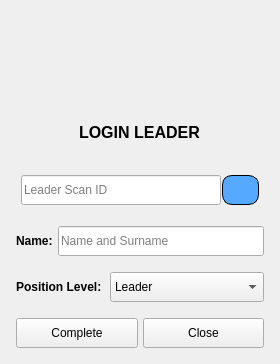
<?xml version="1.0" encoding="UTF-8"?>
<ui version="4.0">
 <class>Scanleader</class>
 <widget class="QDialog" name="Scanleader">
  <property name="geometry">
   <rect>
    <x>0</x>
    <y>0</y>
    <width>280</width>
    <height>364</height>
   </rect>
  </property>
  <property name="sizePolicy">
   <sizepolicy hsizetype="Preferred" vsizetype="Preferred">
    <horstretch>0</horstretch>
    <verstretch>0</verstretch>
   </sizepolicy>
  </property>
  <property name="minimumSize">
   <size>
    <width>280</width>
    <height>364</height>
   </size>
  </property>
  <property name="maximumSize">
   <size>
    <width>280</width>
    <height>364</height>
   </size>
  </property>
  <property name="windowTitle">
   <string>Dialog</string>
  </property>
  <layout class="QVBoxLayout" name="verticalLayout_3">
   <item>
    <widget class="QWidget" name="widget_6" native="true">
     <layout class="QVBoxLayout" name="verticalLayout">
      <property name="leftMargin">
       <number>0</number>
      </property>
      <property name="topMargin">
       <number>0</number>
      </property>
      <property name="rightMargin">
       <number>0</number>
      </property>
      <property name="bottomMargin">
       <number>0</number>
      </property>
      <item>
       <widget class="QWidget" name="widget" native="true">
        <property name="sizePolicy">
         <sizepolicy hsizetype="Expanding" vsizetype="Expanding">
          <horstretch>0</horstretch>
          <verstretch>0</verstretch>
         </sizepolicy>
        </property>
        <property name="minimumSize">
         <size>
          <width>0</width>
          <height>0</height>
         </size>
        </property>
        <layout class="QVBoxLayout" name="verticalLayout_2">
         <property name="spacing">
          <number>5</number>
         </property>
         <property name="leftMargin">
          <number>5</number>
         </property>
         <property name="topMargin">
          <number>5</number>
         </property>
         <property name="rightMargin">
          <number>5</number>
         </property>
         <property name="bottomMargin">
          <number>5</number>
         </property>
         <item alignment="Qt::AlignHCenter|Qt::AlignTop">
          <widget class="QLabel" name="icon">
           <property name="sizePolicy">
            <sizepolicy hsizetype="Fixed" vsizetype="Fixed">
             <horstretch>0</horstretch>
             <verstretch>0</verstretch>
            </sizepolicy>
           </property>
           <property name="minimumSize">
            <size>
             <width>80</width>
             <height>80</height>
            </size>
           </property>
           <property name="maximumSize">
            <size>
             <width>80</width>
             <height>80</height>
            </size>
           </property>
           <property name="text">
            <string/>
           </property>
           <property name="pixmap">
            <pixmap resource="../Qss/icons/_icons.qrc">:/feather/icons/feather/user-check.png</pixmap>
           </property>
           <property name="scaledContents">
            <bool>true</bool>
           </property>
          </widget>
         </item>
         <item>
          <spacer name="verticalSpacer">
           <property name="orientation">
            <enum>Qt::Vertical</enum>
           </property>
           <property name="sizeHint" stdset="0">
            <size>
             <width>20</width>
             <height>30</height>
            </size>
           </property>
          </spacer>
         </item>
         <item alignment="Qt::AlignHCenter">
          <widget class="QLabel" name="labelname">
           <property name="sizePolicy">
            <sizepolicy hsizetype="Fixed" vsizetype="Fixed">
             <horstretch>0</horstretch>
             <verstretch>0</verstretch>
            </sizepolicy>
           </property>
           <property name="font">
            <font>
             <pointsize>12</pointsize>
             <bold>true</bold>
            </font>
           </property>
           <property name="text">
            <string>LOGIN LEADER</string>
           </property>
          </widget>
         </item>
         <item>
          <spacer name="verticalSpacer_2">
           <property name="orientation">
            <enum>Qt::Vertical</enum>
           </property>
           <property name="sizeType">
            <enum>QSizePolicy::Preferred</enum>
           </property>
           <property name="sizeHint" stdset="0">
            <size>
             <width>20</width>
             <height>30</height>
            </size>
           </property>
          </spacer>
         </item>
         <item>
          <widget class="QWidget" name="widget_4" native="true">
           <property name="sizePolicy">
            <sizepolicy hsizetype="Preferred" vsizetype="Fixed">
             <horstretch>0</horstretch>
             <verstretch>0</verstretch>
            </sizepolicy>
           </property>
           <layout class="QHBoxLayout" name="horizontalLayout_2">
            <property name="spacing">
             <number>5</number>
            </property>
            <property name="leftMargin">
             <number>5</number>
            </property>
            <property name="topMargin">
             <number>5</number>
            </property>
            <property name="rightMargin">
             <number>5</number>
            </property>
            <property name="bottomMargin">
             <number>5</number>
            </property>
            <item>
             <widget class="QLineEdit" name="lineEdit">
              <property name="sizePolicy">
               <sizepolicy hsizetype="Preferred" vsizetype="Preferred">
                <horstretch>0</horstretch>
                <verstretch>0</verstretch>
               </sizepolicy>
              </property>
              <property name="minimumSize">
               <size>
                <width>200</width>
                <height>30</height>
               </size>
              </property>
              <property name="maximumSize">
               <size>
                <width>16777215</width>
                <height>16777215</height>
               </size>
              </property>
              <property name="text">
               <string/>
              </property>
              <property name="placeholderText">
               <string>Leader Scan ID</string>
              </property>
             </widget>
            </item>
            <item>
             <widget class="QPushButton" name="Refresh_scanleader">
              <property name="enabled">
               <bool>true</bool>
              </property>
              <property name="sizePolicy">
               <sizepolicy hsizetype="Preferred" vsizetype="Preferred">
                <horstretch>0</horstretch>
                <verstretch>0</verstretch>
               </sizepolicy>
              </property>
              <property name="minimumSize">
               <size>
                <width>37</width>
                <height>30</height>
               </size>
              </property>
              <property name="maximumSize">
               <size>
                <width>37</width>
                <height>30</height>
               </size>
              </property>
              <property name="sizeIncrement">
               <size>
                <width>18</width>
                <height>20</height>
               </size>
              </property>
              <property name="styleSheet">
               <string notr="true">border-radius: 10px;
background-color: rgb(85, 170, 255);
border: 1px solid black;</string>
              </property>
              <property name="text">
               <string/>
              </property>
              <property name="icon">
               <iconset resource="../Qss/icons/_icons.qrc">
                <normaloff>:/feather/icons/feather/refresh-ccw.png</normaloff>:/feather/icons/feather/refresh-ccw.png</iconset>
              </property>
              <property name="iconSize">
               <size>
                <width>16</width>
                <height>16</height>
               </size>
              </property>
             </widget>
            </item>
           </layout>
          </widget>
         </item>
        </layout>
       </widget>
      </item>
      <item>
       <widget class="QWidget" name="widget_2" native="true">
        <property name="sizePolicy">
         <sizepolicy hsizetype="Preferred" vsizetype="Fixed">
          <horstretch>0</horstretch>
          <verstretch>0</verstretch>
         </sizepolicy>
        </property>
        <layout class="QHBoxLayout" name="horizontalLayout_3">
         <property name="spacing">
          <number>5</number>
         </property>
         <property name="leftMargin">
          <number>5</number>
         </property>
         <property name="topMargin">
          <number>5</number>
         </property>
         <property name="rightMargin">
          <number>5</number>
         </property>
         <property name="bottomMargin">
          <number>5</number>
         </property>
         <item>
          <widget class="QLabel" name="label_name">
           <property name="sizePolicy">
            <sizepolicy hsizetype="Fixed" vsizetype="Fixed">
             <horstretch>0</horstretch>
             <verstretch>0</verstretch>
            </sizepolicy>
           </property>
           <property name="font">
            <font>
             <bold>true</bold>
            </font>
           </property>
           <property name="text">
            <string>Name:</string>
           </property>
          </widget>
         </item>
         <item>
          <widget class="QLineEdit" name="scan_leader">
           <property name="sizePolicy">
            <sizepolicy hsizetype="Expanding" vsizetype="Expanding">
             <horstretch>0</horstretch>
             <verstretch>0</verstretch>
            </sizepolicy>
           </property>
           <property name="minimumSize">
            <size>
             <width>0</width>
             <height>30</height>
            </size>
           </property>
           <property name="maximumSize">
            <size>
             <width>16777215</width>
             <height>16777215</height>
            </size>
           </property>
           <property name="inputMask">
            <string/>
           </property>
           <property name="text">
            <string/>
           </property>
           <property name="placeholderText">
            <string>Name and Surname</string>
           </property>
          </widget>
         </item>
        </layout>
       </widget>
      </item>
      <item>
       <widget class="QWidget" name="widget_3" native="true">
        <property name="sizePolicy">
         <sizepolicy hsizetype="Preferred" vsizetype="Fixed">
          <horstretch>0</horstretch>
          <verstretch>0</verstretch>
         </sizepolicy>
        </property>
        <layout class="QHBoxLayout" name="horizontalLayout">
         <property name="spacing">
          <number>5</number>
         </property>
         <property name="leftMargin">
          <number>5</number>
         </property>
         <property name="topMargin">
          <number>5</number>
         </property>
         <property name="rightMargin">
          <number>5</number>
         </property>
         <property name="bottomMargin">
          <number>5</number>
         </property>
         <item>
          <widget class="QLabel" name="label_Level">
           <property name="sizePolicy">
            <sizepolicy hsizetype="Fixed" vsizetype="Preferred">
             <horstretch>0</horstretch>
             <verstretch>0</verstretch>
            </sizepolicy>
           </property>
           <property name="font">
            <font>
             <pointsize>9</pointsize>
             <bold>true</bold>
            </font>
           </property>
           <property name="text">
            <string>Position Level: </string>
           </property>
          </widget>
         </item>
         <item alignment="Qt::AlignVCenter">
          <widget class="QComboBox" name="comboBox">
           <property name="minimumSize">
            <size>
             <width>100</width>
             <height>30</height>
            </size>
           </property>
           <property name="font">
            <font>
             <bold>false</bold>
             <kerning>true</kerning>
            </font>
           </property>
           <property name="layoutDirection">
            <enum>Qt::LeftToRight</enum>
           </property>
           <property name="autoFillBackground">
            <bool>false</bool>
           </property>
           <property name="styleSheet">
            <string notr="true"/>
           </property>
           <property name="editable">
            <bool>false</bool>
           </property>
           <property name="insertPolicy">
            <enum>QComboBox::InsertAtCurrent</enum>
           </property>
           <item>
            <property name="text">
             <string>Leader</string>
            </property>
           </item>
           <item>
            <property name="text">
             <string>Supervisor</string>
            </property>
           </item>
           <item>
            <property name="text">
             <string>Engineer</string>
            </property>
           </item>
          </widget>
         </item>
        </layout>
       </widget>
      </item>
      <item>
       <widget class="QWidget" name="widget_5" native="true">
        <layout class="QHBoxLayout" name="horizontalLayout_4">
         <property name="spacing">
          <number>5</number>
         </property>
         <property name="leftMargin">
          <number>5</number>
         </property>
         <property name="topMargin">
          <number>5</number>
         </property>
         <property name="rightMargin">
          <number>5</number>
         </property>
         <property name="bottomMargin">
          <number>5</number>
         </property>
         <item>
          <widget class="QPushButton" name="confirmID">
           <property name="sizePolicy">
            <sizepolicy hsizetype="Preferred" vsizetype="Preferred">
             <horstretch>0</horstretch>
             <verstretch>0</verstretch>
            </sizepolicy>
           </property>
           <property name="minimumSize">
            <size>
             <width>0</width>
             <height>30</height>
            </size>
           </property>
           <property name="maximumSize">
            <size>
             <width>16777215</width>
             <height>31</height>
            </size>
           </property>
           <property name="cursor">
            <cursorShape>PointingHandCursor</cursorShape>
           </property>
           <property name="text">
            <string>Complete</string>
           </property>
           <property name="icon">
            <iconset resource="../Qss/icons/_icons.qrc">
             <normaloff>:/feather/icons/feather/check.png</normaloff>:/feather/icons/feather/check.png</iconset>
           </property>
          </widget>
         </item>
         <item>
          <widget class="QPushButton" name="pushButton_D">
           <property name="minimumSize">
            <size>
             <width>0</width>
             <height>30</height>
            </size>
           </property>
           <property name="text">
            <string>Close</string>
           </property>
           <property name="icon">
            <iconset resource="../Qss/icons/_icons.qrc">
             <normaloff>:/feather/icons/feather/x-circle.png</normaloff>:/feather/icons/feather/x-circle.png</iconset>
           </property>
          </widget>
         </item>
        </layout>
       </widget>
      </item>
     </layout>
    </widget>
   </item>
  </layout>
 </widget>
 <resources>
  <include location="../Qss/icons/_icons.qrc"/>
 </resources>
 <connections/>
</ui>
